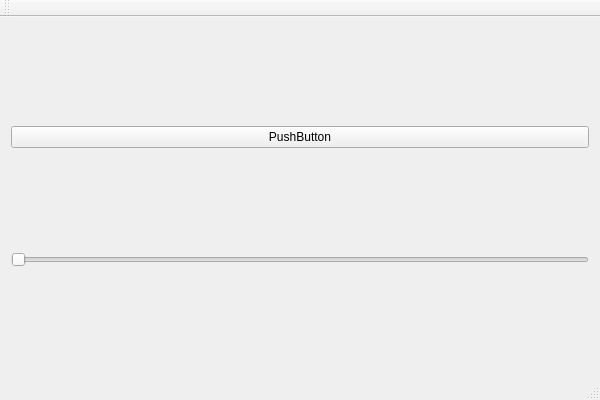
<?xml version="1.0" encoding="UTF-8"?>
<ui version="4.0">
 <class>QtSsdDemoClass</class>
 <widget class="QMainWindow" name="QtSsdDemoClass">
  <property name="geometry">
   <rect>
    <x>0</x>
    <y>0</y>
    <width>600</width>
    <height>400</height>
   </rect>
  </property>
  <property name="windowTitle">
   <string>QtSsdDemo</string>
  </property>
  <widget class="QWidget" name="centralWidget">
   <layout class="QHBoxLayout" name="horizontalLayout">
    <item>
     <layout class="QVBoxLayout" name="verticalLayout">
      <item>
       <widget class="QPushButton" name="btn">
        <property name="text">
         <string>PushButton</string>
        </property>
       </widget>
      </item>
      <item>
       <widget class="QSlider" name="threshold">
        <property name="orientation">
         <enum>Qt::Horizontal</enum>
        </property>
       </widget>
      </item>
     </layout>
    </item>
   </layout>
  </widget>
  <widget class="QMenuBar" name="menuBar">
   <property name="geometry">
    <rect>
     <x>0</x>
     <y>0</y>
     <width>600</width>
     <height>23</height>
    </rect>
   </property>
  </widget>
  <widget class="QToolBar" name="mainToolBar">
   <attribute name="toolBarArea">
    <enum>TopToolBarArea</enum>
   </attribute>
   <attribute name="toolBarBreak">
    <bool>false</bool>
   </attribute>
  </widget>
  <widget class="QStatusBar" name="statusBar"/>
 </widget>
 <layoutdefault spacing="6" margin="11"/>
 <resources>
  <include location="qtssddemo.qrc"/>
 </resources>
 <connections/>
</ui>
